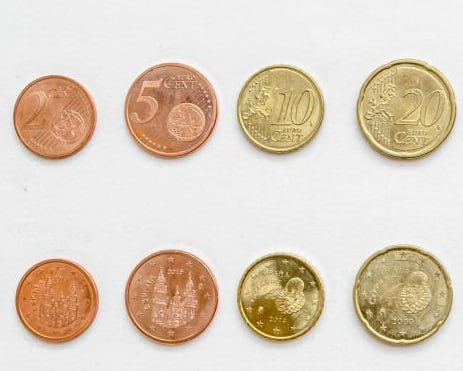
#> input picture PennyVision/penny.jpg, 463 x 371 px
$ jupyter execute PennyVision.ipynb
#> lines starting #> are read from the running program, lines starting #| are printed output that depends on the picture; after the words box and inside, x2 and y2 are one past the last pixel; in counts of white or black regions, pixels touching at a corner belong together
[cell 1]
import cv2
import matplotlib.pyplot as plt
import numpy as np

bgr = cv2.imread("penny.jpg")
#> bgr is the input picture: shape (371, 463, 3); mean B, G, R 192.7, 208.5, 221.6
rgb = cv2.cvtColor(bgr, cv2.COLOR_BGR2RGB)

h, w, c = rgb.shape
#> h = 371; w = 463; c = 3
print(h, w, c)
#| 371 463 3

plt.imshow(rgb)
plt.axis("off")

[cell 2]
gray_penny = cv2.cvtColor(rgb, cv2.COLOR_RGB2GRAY)
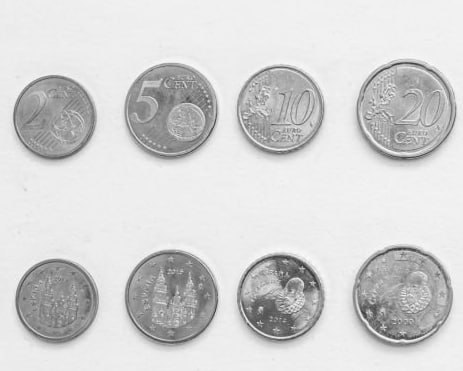
#> gray_penny: shape (371, 463); min 49, max 253, mean 210.6
plt.axis("off")
plt.imshow(gray_penny, cmap="gray")

[cell 3]
blur_penny = cv2.GaussianBlur(gray_penny, (11,11), 0)
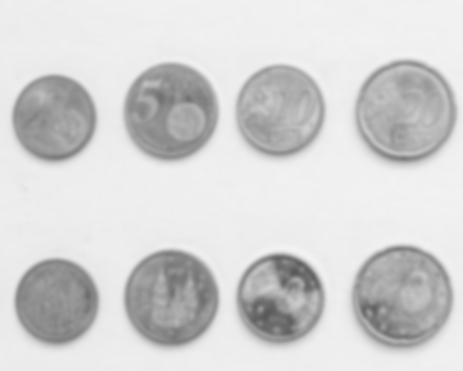
#> blur_penny: shape (371, 463); min 88, max 243, mean 210.6
plt.axis("off")
plt.imshow(blur_penny, cmap='gray')

[cell 4]
_, binary_penny = cv2.threshold(gray_penny, 130, 255, cv2.THRESH_BINARY)
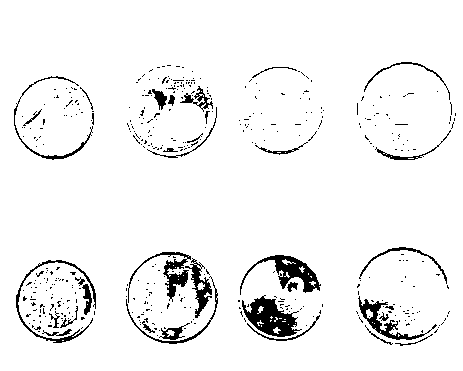
#> binary_penny: shape (371, 463); 94.7% white; 446 black regions (410 under 20 px), largest, box (x1, y1, x2, y2) and area: (242, 295, 302, 337) 1237, (240, 255, 321, 295) 975, (128, 252, 191, 303) 685
plt.axis("off")
plt.imshow(binary_penny, cmap="gray")

[cell 5]
canny_penny = cv2.Canny(blur_penny, 30, 60)
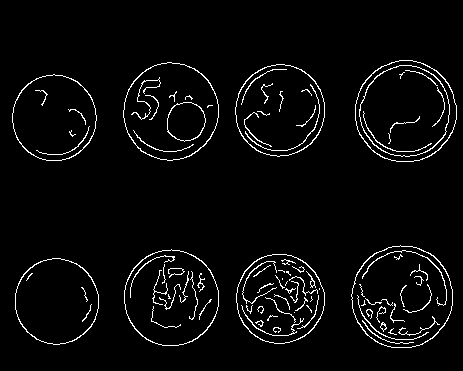
#> canny_penny: shape (371, 463); 3.8% white in thin lines or dots, all inside (x1, y1, x2, y2) = (12, 60, 457, 348)
plt.imshow(canny_penny, cmap="gray")

[cell 6]
contours, hierarchy = cv2.findContours(canny_penny, cv2.RETR_EXTERNAL, cv2.CHAIN_APPROX_SIMPLE)
#> contours = 8 contours; box (x1, y1, x2, y2) and area: (351, 245, 453, 348) 8117, (355, 60, 457, 162) 8060, (123, 62, 219, 161) 7241, (124, 249, 219, 346) 7104, (235, 64, 325, 157) 6412, (236, 254, 325, 344) 6156, (12, 74, 97, 161) 5647, (15, 258, 99, 345) 5606
contours_penny = cv2.drawContours(rgb.copy(), contours, -1, (255,0,0), 3)
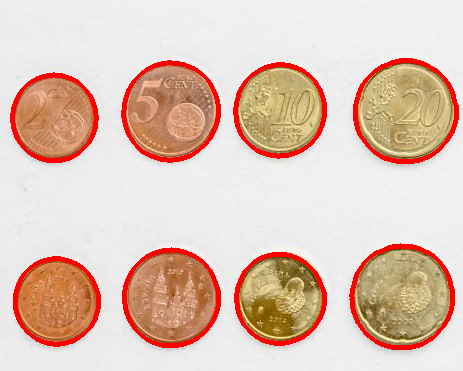
#> contours_penny: shape (371, 463, 3); mean R, G, B 224.7, 197.3, 183

fields = [(cv2.contourArea(contour), i, contour) for i, contour in enumerate(contours)]
#> fields = 8 items

fields.sort()

for queue, (field, i, contour) in enumerate(fields):
    if field > 5600:
        x, y, w, h = cv2.boundingRect(contour)
        cv2.rectangle(contours_penny, (x, y), (x + w, y + h), (0, 255, 0), 3)
        text_size, _ = cv2.getTextSize(f"B.E-{queue}", cv2.FONT_HERSHEY_COMPLEX, 1, 2)
        text_width, text_height = text_size

        centre_x = x + (w - text_width) // 2
        centre_y = y + (h + text_height) // 2

        cv2.putText(contours_penny, f"B.E-{queue+1}", (centre_x, centre_y), cv2.FONT_HERSHEY_COMPLEX, 1, (0, 0, 255), 2)
#> this loop made 8 passes
#> (field, i, x, y, w, h, centre_x, centre_y) on passes 1 to 8: (5606, 0, 15, 258, 84, 87, 6, 312), (5647, 4, 12, 74, 85, 87, 4, 128), (6156.5, 1, 236, 254, 89, 90, 230, 310), (6411.5, 5, 235, 64, 90, 93, 229, 121), (7104, 2, 124, 249, 95, 97, 121, 308), (7241, 6, 123, 62, 96, 99, 120, 122), (8060.5, 7, 355, 60, 102, 102, 355, 122), (8117, 3, 351, 245, 102, 103, 351, 307)
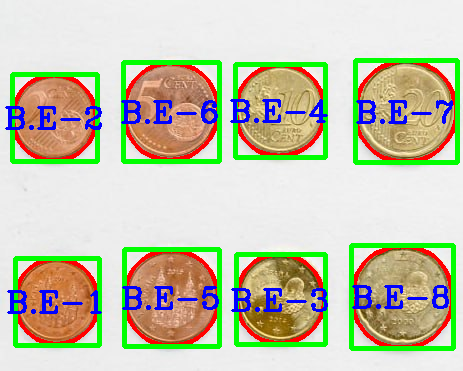
#> contours_penny: shape (371, 463, 3); 11.98% of pixels changed, all inside (x1, y1, x2, y2) = (5, 58, 460, 351)

cv2.imwrite("contours_penny.jpg", cv2.cvtColor(contours_penny, cv2.COLOR_BGR2RGB))
plt.imshow(contours_penny)
plt.axis("off")
plt.show()
